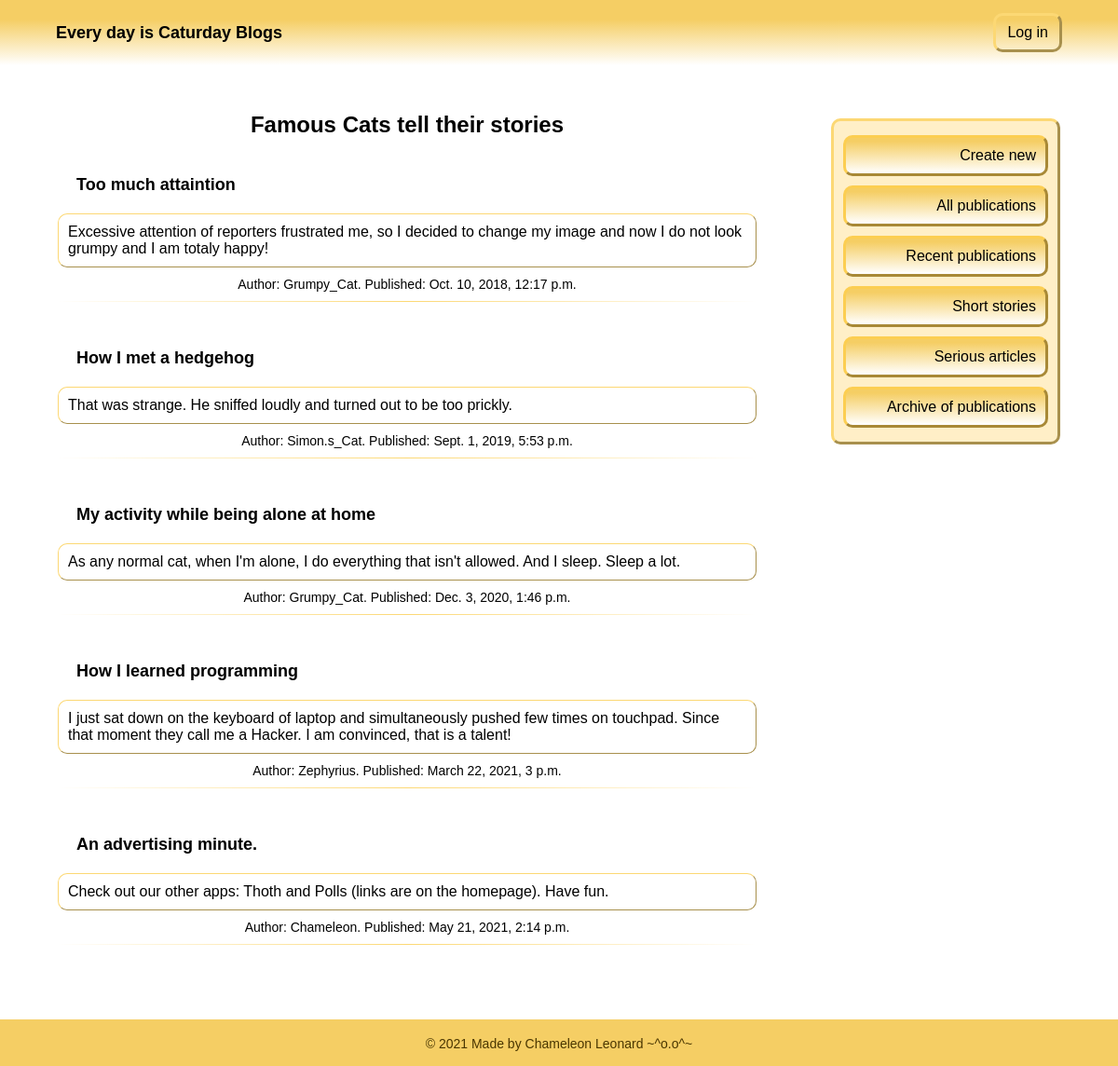
Screenshot of /blogs/catpost/short_stories/ with the database file from the repository.
### catblogs/models.py (models this page shows, shortened)
class CatPost(models.Model):
    catauthor = models.ForeignKey(settings.AUTH_USER_MODEL, on_delete=models.CASCADE)
    catitle = models.CharField(max_length=200)
    catext = models.TextField()
    creation_date = models.DateTimeField(default=timezone.now)
    publication_date = models.DateTimeField(blank=True, null=True)

### catblogs/views.py (the view)
# urls.py: path('short_stories/', views.ShortPostListView.as_view(), name='catpost_short'),
class ShortPostListView(generic.ListView):
    template_name = 'catblogs/catpost_list.html'
    context_object_name = 'catposts'
    def get_queryset(self):
        return CatPost.objects.extra(
            where=["LENGTH(catext) < 300"]
        ).order_by('publication_date')

### catblogs/templates/catblogs/catpost_list.html (shortened to what this page needs)
{% extends 'catblogs/base.html' %}
{% block content %}
    {% if catposts %}
        <h1>Famous Cats tell their stories</h1>
        {% for catpost in catposts %}
            <div class="post">
                <h2><a href="{% url 'catblogs:catpost_detail' pk=catpost.pk %}">{{ catpost.catitle }}</a></h2>
                <p class="post-text">{{ catpost.catext|linebreaksbr }}</p>
                <p class="auth-date">Author: {{ catpost.catauthor }}. Published: {{ catpost.publication_date }} </p>
                <hr>
            </div>
        {% endfor %}
    {% else %}
        <div class="post">
            <p class="post-text">Unfortunately, there is no posts in this category.</p>
        </div>
    {% endif %}
{% endblock %}

### catblogs/static/catblogs/css/style.css (style rules this page uses)
* { margin: 0; padding: 0; }
html, body { height: 100vh; }
body { font-family: Arial, sans-serif; font-weight: normal; }
.main h1 { padding: 0 0 20px; font-size: 24px; text-align: center; }
.post h2 { font-size: 18px; padding: 20px; }
.post h2 a { text-decoration: none; color: #000; }
.post-text { font-size: 16px; padding: 10px; border: 1px solid #fcd874; border-style: outset; border-radius: 10px; }
.auth-date { font-size: 14px; text-align: center; padding: 10px; }
hr { border: 0; height: 1px; background: #333; background-image: linear-gradient(to right, #fff, #fcd874, #fff); margin-bottom: 30px; }

### rows the page displays
CatPost: catitle "Too much attaintion", catext "Excessive attention of reporters frustrated me, so I decided to change my image and now I do not look grumpy and I am totaly happy!", catauthor "Grumpy_Cat", publication_date "Oct. 10, 2018, 12:17 p.m."
CatPost: catitle "How I met a hedgehog", catext "That was strange. He sniffed loudly and turned out to be too prickly.", catauthor "Simon.s_Cat", publication_date "Sept. 1, 2019, 5:53 p.m."
CatPost: catitle "My activity while being alone at home", catext "As any normal cat, when I'm alone, I do everything that isn't allowed. And I sleep. Sleep a lot.", catauthor "Grumpy_Cat", publication_date "Dec. 3, 2020, 1:46 p.m."
CatPost: catitle "How I learned programming", catext "I just sat down on the keyboard of laptop and simultaneously pushed few times on touchpad. Since that moment they call me a Hacker. I am convinced, that is a talent!", catauthor "Zephyrius", publication_date "March 22, 2021, 3 p.m."
CatPost: catitle "An advertising minute.", catext "Check out our other apps: Thoth and Polls (links are on the homepage). Have fun.", catauthor "Chameleon", publication_date "May 21, 2021, 2:14 p.m."
